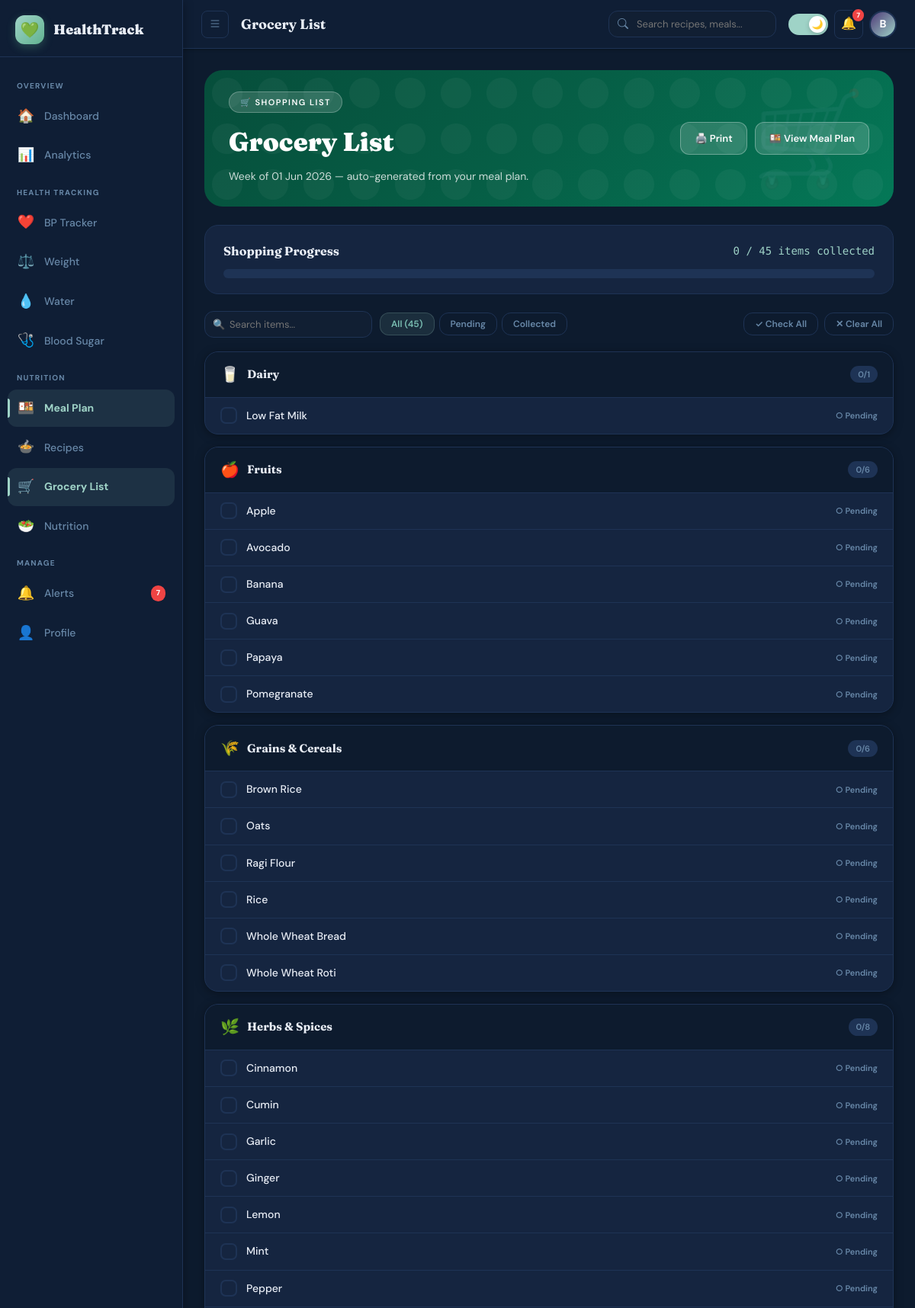
The app's page /meal/grocery (signed in, upper part) with its own data.
### models.py (models this page shows, shortened)
class User(UserMixin, db.Model):
    __tablename__ = "users"
    id              = db.Column(db.Integer, primary_key=True)
    name            = db.Column(db.String(120), nullable=False)
    email           = db.Column(db.String(180), unique=True, nullable=False, index=True)
    password_hash   = db.Column(db.String(255), nullable=False)
    is_active       = db.Column(db.Boolean, default=True)
    is_verified     = db.Column(db.Boolean, default=False)
    onboarding_done = db.Column(db.Boolean, default=False)
    dark_mode       = db.Column(db.Boolean, default=False)
    created_at      = db.Column(db.DateTime, default=datetime.utcnow)
    last_login      = db.Column(db.DateTime, nullable=True)
    last_updated    = db.Column(db.DateTime, default=datetime.utcnow, onupdate=datetime.utcnow)
    health_profile  = db.relationship("UserHealthProfile", backref="user", uselist=False, cascade="all, delete-orphan")
    conditions      = db.relationship("UserCondition",     backref="user", cascade="all, delete-orphan")
    goals           = db.relationship("UserGoal",          backref="user", uselist=False, cascade="all, delete-orphan")
    health_metrics  = db.relationship("HealthMetric",      backref="user", cascade="all, delete-orphan", lazy="dynamic")
    meal_plans      = db.relationship("MealPlan",          backref="user", cascade="all, delete-orphan", lazy="dynamic")
    favorites       = db.relationship("Favorite",          backref="user", cascade="all, delete-orphan")
    grocery_items   = db.relationship("GroceryItem",       backref="user", cascade="all, delete-orphan", lazy="dynamic")
    alerts          = db.relationship("Alert",             backref="user", cascade="all, delete-orphan", lazy="dynamic")
    medicines       = db.relationship("Medicine",          backref="user", cascade="all, delete-orphan")
    nutrition_logs  = db.relationship("NutritionDailyLog", backref="user", cascade="all, delete-orphan", lazy="dynamic")
    weekly_insights = db.relationship("WeeklyInsight",     backref="user", cascade="all, delete-orphan", lazy="dynamic")

class GroceryItem(db.Model):
    __tablename__ = "grocery_items"
    id              = db.Column(db.Integer, primary_key=True)
    user_id         = db.Column(db.Integer, db.ForeignKey("users.id"), nullable=False)
    week_start      = db.Column(db.Date, nullable=False)
    ingredient_name = db.Column(db.String(200), nullable=False)
    category        = db.Column(db.String(50), default="Other")
    quantity        = db.Column(db.String(50), nullable=True)
    unit            = db.Column(db.String(30), nullable=True)
    purchased       = db.Column(db.Boolean, default=False)
    purchased_at    = db.Column(db.DateTime, nullable=True)
    created_at      = db.Column(db.DateTime, default=datetime.utcnow)

### routes/meal_routes.py (the view, shortened to what this page needs)
@meal_bp.route("/grocery")
@login_required
def grocery_list():
    today      = date.today()
    week_start = today - timedelta(days=today.weekday())
    grocery_items = GroceryItem.query.filter_by(
        user_id    = current_user.id,
        week_start = week_start
    ).order_by(GroceryItem.category, GroceryItem.ingredient_name).all()
    from collections import defaultdict
    grouped = defaultdict(list)
    for item in grocery_items:
        grouped[item.category].append(item)
    return render_template(
        "meals/grocery_list.html",
        grocery_items  = [g.ingredient_name for g in grocery_items],
        grouped        = dict(grouped),
        week_start     = week_start,
        today          = today,
    )

### templates/meals/grocery_list.html (shortened to what this page needs)
{% extends "base.html" %}
{% block page_title %}Grocery List{% endblock %}
{% block content %}
<div class="grocery-hero animate-fadeIn">
  <div class="hero-left">
    <div class="hero-eyebrow">🛒 Shopping List</div>
    <h1 class="hero-title">Grocery List</h1>
    <p class="hero-sub">Week of {{ week_start.strftime('%d %b %Y') }} — auto-generated from your meal plan.</p>
  </div>
  <div class="hero-actions">
    <button class="btn-action" onclick="window.print()">🖨️ Print</button>
    <a href="{{ url_for('meal.meals') }}" class="btn-action">🍱 View Meal Plan</a>
  </div>
</div>
{% if grouped %}
{% set total_items     = grocery_items | length %}
{% set purchased_count = 0 %}
{% for cat, items in grouped.items() %}
  {% for item in items %}
    {% if item.purchased %}{% set purchased_count = purchased_count + 1 %}{% endif %}
  {% endfor %}
{% endfor %}
{% set prog_pct = (purchased_count / total_items * 100)|int if total_items else 0 %}
<div class="progress-section">
  <div class="prog-header">
    <div class="prog-title">Shopping Progress</div>
    <div class="prog-count">{{ purchased_count }} / {{ total_items }} items collected</div>
  </div>
  <div class="prog-bg">
  </div>
</div>
<div class="controls-bar">
  <div style="display:flex;gap:10px;align-items:center;flex-wrap:wrap;">
    <div class="search-wrap">
      <span class="search-icon">🔍</span>
      <input type="text" class="search-input" placeholder="Search items..."
             oninput="filterGrocery(this.value)">
    </div>
    <div class="filter-tabs">
      <button class="filter-tab active" onclick="filterTab('all',this)">All ({{ total_items }})</button>
      <button class="filter-tab" onclick="filterTab('pending',this)">Pending</button>
      <button class="filter-tab" onclick="filterTab('collected',this)">Collected</button>
    </div>
  </div>
  <div class="bulk-actions">
    <button class="bulk-btn green" onclick="checkAll()">✓ Check All</button>
    <button class="bulk-btn" onclick="uncheckAll()">✕ Clear All</button>
  </div>
</div>
{% set cat_emojis = {
  'Leafy Greens':    '🥬',
  'Vegetables':      '🥕',
  'Fruits':          '🍎',
  'Lentils & Legumes':'🫘',
  'Grains & Cereals':'🌾',
  'Dairy':           '🥛',
  'Eggs':            '🥚',
  'Protein / Non-Veg':'🍗',
  'Nuts & Seeds':    '🥜',
  'Herbs & Spices':  '🌿',
  'Oils':            '🫙',
  'Beverages':       '🧃',
  'Other':           '🛍️',
} %}
<div class="grocery-layout" id="groceryLayout">
{% for cat, items in grouped.items() %}
{% set done_count = items | selectattr('purchased') | list | length %}
<div class="cat-section" data-category="{{ cat }}">
  <div class="cat-header">
    <span class="cat-emoji">{{ cat_emojis.get(cat, '🛍️') }}</span>
    <span class="cat-name">{{ cat }}</span>
    <span class="cat-count {% if done_count == items|length %}all-done{% endif %}">
      {{ done_count }}/{{ items|length }}
    </span>
  </div>
  <ul class="item-list">
    {% for item in items %}
    <li class="grocery-item {% if item.purchased %}purchased{% endif %}"
        id="gi-{{ item.id }}"
        onclick="toggleItem({{ item.id }}, this)">
      <div class="gi-checkbox {% if item.purchased %}checked{% endif %}" id="cb-{{ item.id }}">
      </div>
      <span class="gi-name">{{ item.ingredient_name }}</span>
      <span class="gi-status {% if item.purchased %}done{% else %}pending{% endif %}" id="st-{{ item.id }}">
        {{ '✓ Collected' if item.purchased else '○ Pending' }}
      </span>
    </li>
    {% endfor %}
  </ul>
</div>
{% endfor %}
</div>
{% endif %}
{% endblock %}

### templates/base.html (shortened to what this page needs)
<!DOCTYPE html>
<html lang="en" data-theme="{{ 'dark' if current_user.is_authenticated and current_user.dark_mode else 'light' }}">
<head>
  <link rel="stylesheet" href="https://cdn.jsdelivr.net/npm/bootstrap-icons@1.11.3/font/bootstrap-icons.min.css">
</head>
<body>
{% if current_user.is_authenticated %}
<div class="app-layout">
  <aside class="sidebar" id="sidebar">
    <div class="sidebar-logo">
      <div class="sidebar-logo-icon">💚</div>
      <span class="sidebar-logo-text">HealthTrack</span>
    </div>
    <nav class="sidebar-nav">
      <div class="nav-section-label">Overview</div>
      <a href="{{ url_for('main.dashboard') }}" class="nav-item {% if request.endpoint and 'main.dashboard' in request.endpoint %}active{% endif %}">
        <span class="nav-item-icon">🏠</span>
        <span class="nav-item-text">Dashboard</span>
      </a>
      <a href="{{ url_for('analytics.index') }}" class="nav-item {% if request.endpoint and 'analytics' in request.endpoint %}active{% endif %}">
        <span class="nav-item-icon">📊</span>
        <span class="nav-item-text">Analytics</span>
      </a>
      <div class="nav-section-label">Health Tracking</div>
      <a href="{{ url_for('bp.tracker') }}" class="nav-item {% if request.endpoint and 'bp.' in request.endpoint %}active{% endif %}">
        <span class="nav-item-icon">❤️</span>
        <span class="nav-item-text">BP Tracker</span>
      </a>
      <a href="{{ url_for('tracker.weight') }}" class="nav-item {% if request.endpoint and 'tracker.weight' in request.endpoint %}active{% endif %}">
        <span class="nav-item-icon">⚖️</span>
        <span class="nav-item-text">Weight</span>
      </a>
      <a href="{{ url_for('tracker.water') }}" class="nav-item {% if request.endpoint and 'tracker.water' in request.endpoint %}active{% endif %}">
        <span class="nav-item-icon">💧</span>
        <span class="nav-item-text">Water</span>
      </a>
      <a href="{{ url_for('tracker.sugar') }}" class="nav-item {% if request.endpoint and 'tracker.sugar' in request.endpoint %}active{% endif %}">
        <span class="nav-item-icon">🩺</span>
        <span class="nav-item-text">Blood Sugar</span>
      </a>
      <div class="nav-section-label">Nutrition</div>
      <a href="{{ url_for('meal.meals') }}" class="nav-item {% if request.endpoint and 'meal.' in request.endpoint %}active{% endif %}">
        <span class="nav-item-icon">🍱</span>
        <span class="nav-item-text">Meal Plan</span>
      </a>
      <a href="{{ url_for('meal.recipes') }}" class="nav-item {% if request.endpoint and request.endpoint == 'meal.recipes' %}active{% endif %}">
        <span class="nav-item-icon">🍲</span>
        <span class="nav-item-text">Recipes</span>
      </a>
      <a href="{{ url_for('meal.grocery_list') }}" class="nav-item {% if request.endpoint and request.endpoint == 'meal.grocery_list' %}active{% endif %}">
        <span class="nav-item-icon">🛒</span>
        <span class="nav-item-text">Grocery List</span>
      </a>
      <a href="{{ url_for('nutrition.dashboard') }}" class="nav-item {% if request.endpoint and 'nutrition.' in request.endpoint %}active{% endif %}">
        <span class="nav-item-icon">🥗</span>
        <span class="nav-item-text">Nutrition</span>
      </a>
      <div class="nav-section-label">Manage</div>
      <a href="{{ url_for('alert.index') }}" class="nav-item {% if request.endpoint and 'alert.' in request.endpoint %}active{% endif %}">
        <span class="nav-item-icon">🔔</span>
        <span class="nav-item-text">Alerts</span>
        {% if unread_alerts is defined and unread_alerts > 0 %}
          <span class="nav-badge">{{ unread_alerts }}</span>
        {% endif %}
      </a>
      <a href="{{ url_for('profile.index') }}" class="nav-item {% if request.endpoint and 'profile.' in request.endpoint %}active{% endif %}">
        <span class="nav-item-icon">👤</span>
        <span class="nav-item-text">Profile</span>
      </a>
    </nav>
  </aside>
  <div class="main-wrapper">
    <nav class="navbar">
      <button class="navbar-toggle" id="sidebarToggle" onclick="toggleSidebar()" aria-label="Toggle sidebar">
        <i class="bi bi-list"></i>
      </button>
      <div class="navbar-page-title">
        {% block page_title %}{% endblock %}
      </div>
      <div class="navbar-search">
        <input type="text" class="navbar-search-input" placeholder="Search recipes, meals..." id="globalSearch">
      </div>
      <div class="navbar-actions">
        <button class="dark-toggle {% if current_user.dark_mode %}on{% endif %}" id="darkToggle" onclick="toggleDarkMode()" aria-label="Toggle dark mode" title="Toggle dark mode">
          <div class="dark-toggle-thumb">
            {% if current_user.dark_mode %}🌙{% else %}☀️{% endif %}
          </div>
        </button>
        <a href="{{ url_for('alert.index') }}" class="navbar-icon-btn" title="Alerts">
          🔔
          {% if unread_alerts is defined and unread_alerts > 0 %}
            <span class="notif-badge">{{ unread_alerts }}</span>
          {% endif %}
        </a>
        <a href="{{ url_for('profile.index') }}" class="navbar-avatar" title="Profile">
          {{ current_user.name[0].upper() if current_user.name else 'U' }}
        </a>
      </div>
    </nav>
    <main class="main-content">
      {% block content %}{% endblock %}
    </main>
  </div>
</div>
{% endif %}
</body>
</html>

### records on screen
User: name "B"
GroceryItem: get "🥛", category "Dairy", purchased "0", items "1", ingredient_name "Low Fat Milk", purchased "○ Pending"
GroceryItem: get "🍎", category "Fruits", purchased "0", items "6", ingredient_name "Apple", purchased "○ Pending"
GroceryItem: ingredient_name "Avocado", purchased "○ Pending"
GroceryItem: ingredient_name "Banana", purchased "○ Pending"
GroceryItem: ingredient_name "Guava", purchased "○ Pending"
GroceryItem: ingredient_name "Papaya", purchased "○ Pending"
GroceryItem: ingredient_name "Pomegranate", purchased "○ Pending"
GroceryItem: get "🌾", category "Grains & Cereals", purchased "0", items "6", ingredient_name "Brown Rice", purchased "○ Pending"
GroceryItem: ingredient_name "Oats", purchased "○ Pending"
GroceryItem: ingredient_name "Ragi Flour", purchased "○ Pending"
GroceryItem: ingredient_name "Rice", purchased "○ Pending"
GroceryItem: ingredient_name "Whole Wheat Bread", purchased "○ Pending"
GroceryItem: ingredient_name "Whole Wheat Roti", purchased "○ Pending"
GroceryItem: get "🌿", category "Herbs & Spices", purchased "0", items "8", ingredient_name "Cinnamon", purchased "○ Pending"
GroceryItem: ingredient_name "Cumin", purchased "○ Pending"
GroceryItem: ingredient_name "Garlic", purchased "○ Pending"
GroceryItem: ingredient_name "Ginger", purchased "○ Pending"
GroceryItem: ingredient_name "Lemon", purchased "○ Pending"
GroceryItem: ingredient_name "Mint", purchased "○ Pending"
GroceryItem: ingredient_name "Pepper", purchased "○ Pending"

### other values on screen
{{ unread_alerts }} "7"
{{ week_start.strftime('%d %b %Y') }} "01 Jun 2026"
{{ purchased_count }} "0"
{{ total_items }} "45"
